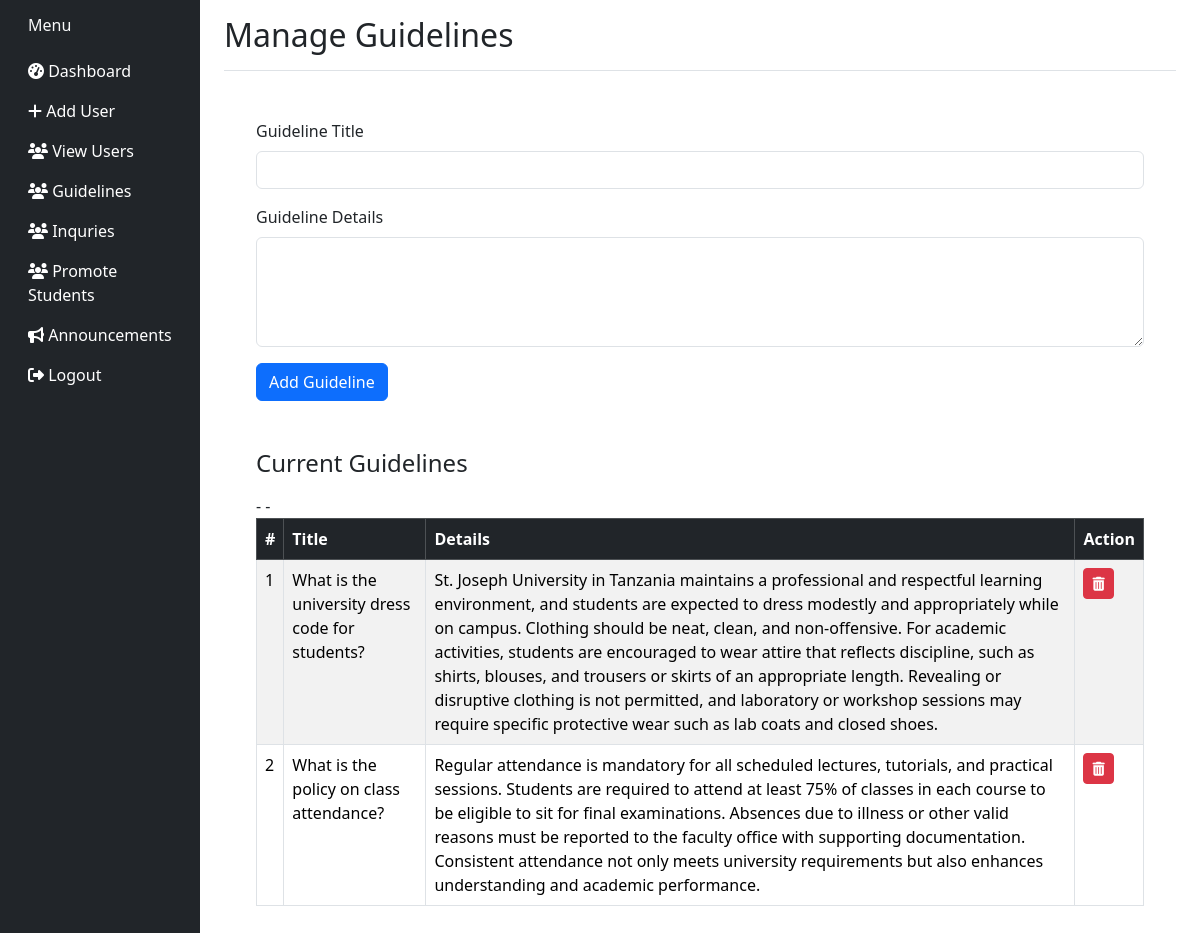
/guidelines/, run on the app's committed database.
### apps/pages/models.py (models this page shows)
class Guideline(models.Model):
    title = models.CharField(max_length=255)
    name = models.TextField()  # Content or description of the guideline

### apps/pages/super_admin.py (the view, shortened to what this page needs)
# urls.py: path('guidelines/', super_admin.guidelines_page, name='guidelines_page'),
def guidelines_page(request):
    guidelines = Guideline.objects.all()
    return render(request, 'super_admin/guidelines.html', {'guidelines': guidelines})

### templates/super_admin/guidelines.html (shortened to what this page needs)
<!DOCTYPE html>
{% load static widget_tweaks %}
<html lang="en">
<head>
    <link href="https://cdn.jsdelivr.net/npm/bootstrap@5.3.2/dist/css/bootstrap.min.css" rel="stylesheet" />
    <link href="https://cdnjs.cloudflare.com/ajax/libs/font-awesome/6.5.0/css/all.min.css" rel="stylesheet" />
</head>
<body>
    <div class="container-fluid">
        <div class="row">
            <nav class="col-md-3 col-lg-2 d-md-block bg-dark sidebar collapse">
                {% include 'super_admin/partial/sidebar.html' %}
            </nav>
            <main class="col-md-9 ms-sm-auto col-lg-10 px-md-4">
                <div class="d-flex justify-content-between align-items-center pt-3 pb-2 mb-3 border-bottom">
                    <h1 class="h2">Manage Guidelines</h1>
                </div>
                <div class="content">
                    <form method="post" action="{% url 'guidelines_page' %}" class="mb-5">
                        <div class="mb-3">
                            <label for="title" class="form-label">Guideline Title</label>
                            <input type="text" name="title" class="form-control" id="title" required />
                        </div>
                        <div class="mb-3">
                            <label for="name" class="form-label">Guideline Details</label>
                            <textarea name="name" class="form-control" id="name" rows="4" required></textarea>
                        </div>
                        <button type="submit" class="btn btn-primary">Add Guideline</button>
                    </form>
                    <h4 class="mb-3">Current Guidelines</h4>
                    {% if guidelines %}
                    <div class="table-responsive">
                        <table class="table table-bordered table-striped">
                            <thead class="table-dark">
                                <tr>
                                    <th>#</th>
                                    <th>Title</th>
                                    <th>Details</th>
                                    <th>Action</th>
                                </tr>
                            </thead>
                            <tbody>
                                {% for guideline in guidelines %}
                                <tr>
                                    <td>{{ forloop.counter }}</td>
                                    <td>{{ guideline.title }}</td>
                                    <td>{{ guideline.name }}</td>-
                                    <td>
                                        <a href="{% url 'delete_guideline' guideline.id %}"
                                            class="btn btn-sm btn-danger"
                                            onclick="return confirm('Are you sure you want to delete this guideline?');">
                                            <i class="fas fa-trash-alt"></i>
                                        </a>
                                    </td>
                                </tr>
                                {% endfor %}
                            </tbody>
                        </table>
                    </div>
                    {% else %}
                    <p class="text-center">No guidelines added yet.</p>
                    {% endif %}
                </div>
            </main>
        </div>
    </div>
</body>
</html>

### templates/super_admin/guidelines.html (style rules this page uses)
body { overflow-x: hidden; }
.sidebar { min-height: 100vh; background-color: #343a40; }
.content { padding: 2rem; }

### data on the page
Guideline: title "What is the university dress code for students?", name "St. Joseph University in Tanzania maintains a professional and respectful learning environment, and students are expected to dress modestly and appropriately while on campus. Clothing should be neat, clean, and non-offensive. For academic activities, students are encouraged to wear attire that reflects discipline, such as shirts, blouses, and trousers or skirts of an appropriate length. Revealing or disruptive clothing is not permitted, and laboratory or workshop sessions may require specific protective wear such as lab coats and closed shoes."
Guideline: title "What is the policy on class attendance?", name "Regular attendance is mandatory for all scheduled lectures, tutorials, and practical sessions. Students are required to attend at least 75% of classes in each course to be eligible to sit for final examinations. Absences due to illness or other valid reasons must be reported to the faculty office with supporting documentation. Consistent attendance not only meets university requirements but also enhances understanding and academic performance."
